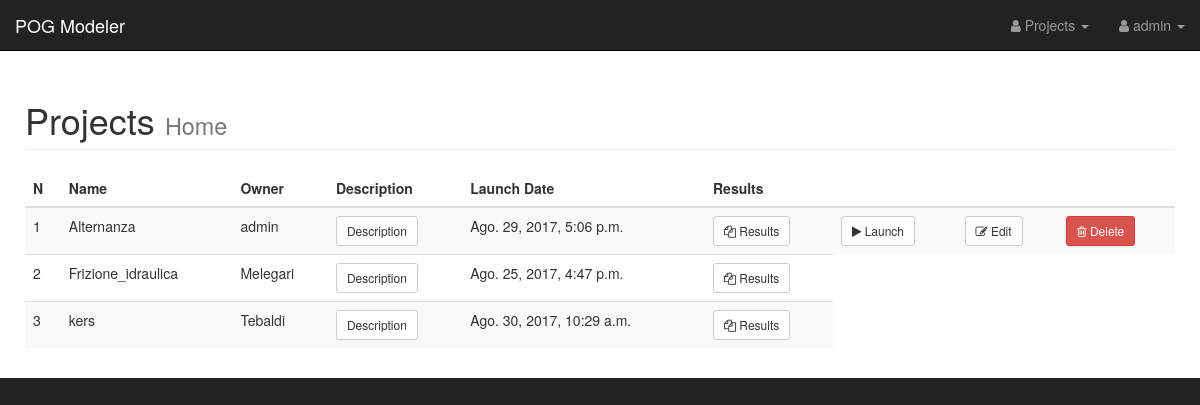
Screenshot of / (signed in) with the database file from the repository.
### AWD_Zanasi/models.py (models this page shows, shortened)
class Project(models.Model):
    name = models.CharField(max_length=200, default='project', help_text='Project name')
    user = models.ForeignKey(settings.AUTH_USER_MODEL, default='admin')
    matlab_file = models.FileField(upload_to=matlab_file_path, help_text="Matlab POG code file")
    proj_desc = models.CharField(max_length=400, blank=True, null=True, help_text="Project description")
    launch_date = models.DateTimeField(verbose_name='Launch Date', blank=True,
                                       null=True, help_text='Project last execution date')
    is_example = models.BooleanField(default=False,
                                     help_text='Used only by an Admin user to mark a project as an example for users.')

### AWD_Zanasi/views.py (the view)
# urls.py: url(r'^$', views.index, name='index'),
def index(request):
    if request.user.is_authenticated:
        if request.user.is_superuser:
            projects = Project.objects.all()
            results = ProjectOutput.objects.all()
        else:
            projects = Project.objects.filter(user=request.user)
            results = ProjectOutput.objects.filter(project__in=projects)
        return render(request, 'AWD_Zanasi/home.html',
                      {
                          'projects': projects,
                          'project_outputs': results
                      }
                      )
    return render(request, 'AWD_Zanasi/home.html')

### AWD_Zanasi/templates/AWD_Zanasi/home.html (shortened to what this page needs)
{% extends "AWD_Zanasi/base.html" %}
{% block container %}
    <div class="container-fluid">
        {% if user.is_authenticated %}
            <div class="row">
                <div class="col-lg-12">
                    <h1 class="page-header">
                        Projects
                        <small>Home</small>
                    </h1>
                </div>
            </div>
            <div class="table-responsive">
                <table class="table table-hover table-striped">
                    <thead>
                    <tr>
                        <th>N</th>
                        <th>Name</th>
                        {% if user.is_superuser %}
                            <th>Owner</th>
                        {% endif %}
                        <th>Description</th>
                        <th>Launch Date</th>
                        <th>Results</th>
                        <th></th>
                        <th></th>
                        <th></th>
                    </tr>
                    </thead>
                    <tbody>
                    {% for project in projects %}
                        <tr>
                            <td>{{ forloop.counter }}</td>
                            <td>{{ project.name }}</td>
                            {% if user.is_superuser %}
                                <td>{{ project.user.username }}</td>
                            {% endif %}
                            <td>
                                <button type="button" class="btn btn-default btn-sm" data-toggle="modal"
                                        data-target="#modal-{{ forloop.counter }}">
                                    Description
                                </button>
                            </td>
                            <td>{{ project.launch_date }}</td>
                            {% if project.launch_date %}
                                <td><a class="btn btn-default btn-sm" role="button"
                                       href="{% url 'project_results' project.id %}"><i class="fa fa-files-o"></i>
                                    Results</a></td>
                            {% else %}
                                <td>No Results</td>
                            {% endif %}
                            {% if user.username == project.user.username  %}
                            <td><a id="launchproj" class="btn btn-default btn-sm" role="button"
                                   href="{% url 'launch_project' project.id %}"><i class="fa fa-play"></i>
                                Launch</a></td>
                            <td><a class="btn btn-default btn-sm" role="button"
                                   href="{% url 'edit_project' project.id %}"><i class="fa fa-edit"></i> Edit</a></td>
                            <th>
                                <form id="deleteForm"
                                      class="form-horizontal"
                                      action="{% url 'delete_project' project.id %}"
                                      method="POST"
                                      onsubmit="return confirm('Are you sure you want to delete Project {{ project.name }}?' );">
                                    <button type="submit" class="btn btn-danger btn-sm" value="Submit Button">
                                        <i class=" fa fa-trash-o"></i> Delete
                                    </button>
                                </form>
                            </th>
                            {% endif %}
                        </tr>
                    {% endfor %}
                    </tbody>
                </table>
            </div>
        {% endif %}
    </div>
{% endblock %}

### AWD_Zanasi/templates/AWD_Zanasi/base.html (shortened to what this page needs)
{% load staticfiles %}
<!DOCTYPE html>
<html lang="en">
<head>
    {% load static %}
    <link href="{% static "/AWD_Zanasi/css/bootstrap.min.css" %}" rel="stylesheet">
    <link href="{% static "/AWD_Zanasi/css/sb-admin.css" %}" rel="stylesheet">
    <link href="{% static "/AWD_Zanasi/font-awesome/css/font-awesome.min.css" %}" rel="stylesheet" type="text/css">
</head>
<body>
<div id="wrapper">
    <nav class="navbar navbar-inverse navbar-fixed-top" role="navigation">
        <div class="navbar-header">
            <a class="navbar-brand" href="{% url 'index' %}">POG Modeler</a>
        </div>
        <ul class="nav navbar-right top-nav">
            {% if user.is_authenticated %}
                <li class="dropdown">
                    <a href="#" class="dropdown-toggle" data-toggle="dropdown"><i
                            class="fa fa-user"></i> Projects <b
                            class="caret"></b></a>
                </li>
                <li class="dropdown">
                    <a href="#" class="dropdown-toggle" data-toggle="dropdown"><i
                            class="fa fa-user"></i> {{ user.username }} <b
                            class="caret"></b></a>
                </li>
            {% else %}
                <li>
                    <a href="{% url 'auth_login' %}"><i class="fa fa-sign-in"></i> Login </a>
                </li>
            {% endif %}
        </ul>
    </nav>
    <div id="page-wrapper">
        {% block container %}
        {% endblock %}
    </div>
</div>
</body>
</html>

### AWD_Zanasi/static/AWD_Zanasi/css/sb-admin.css (style rules this page uses)
body { margin-top: 100px; background-color: #222; }
@media (min-width:768px) { body { margin-top: 50px; } }
#wrapper { padding-left: 0; }
#page-wrapper { width: 100%; padding: 0; background-color: #fff; }
@media (min-width:768px) { #page-wrapper { padding: 10px; } }
.top-nav { padding: 0 15px; }
.top-nav>li { display: inline-block; float: left; }
.top-nav>li>a { padding-top: 15px; padding-bottom: 15px; line-height: 20px; color: #999; }

### rows the page displays
Project: name "Alternanza", user.username "admin", launch_date "Ago. 29, 2017, 5:06 p.m.", shows "Results"
Project: name "Frizione_idraulica", user.username "Melegari", launch_date "Ago. 25, 2017, 4:47 p.m.", shows "Results"
Project: name "kers", user.username "Tebaldi", launch_date "Ago. 30, 2017, 10:29 a.m.", shows "Results"

### other values shown
{{ user.username }} "admin"
